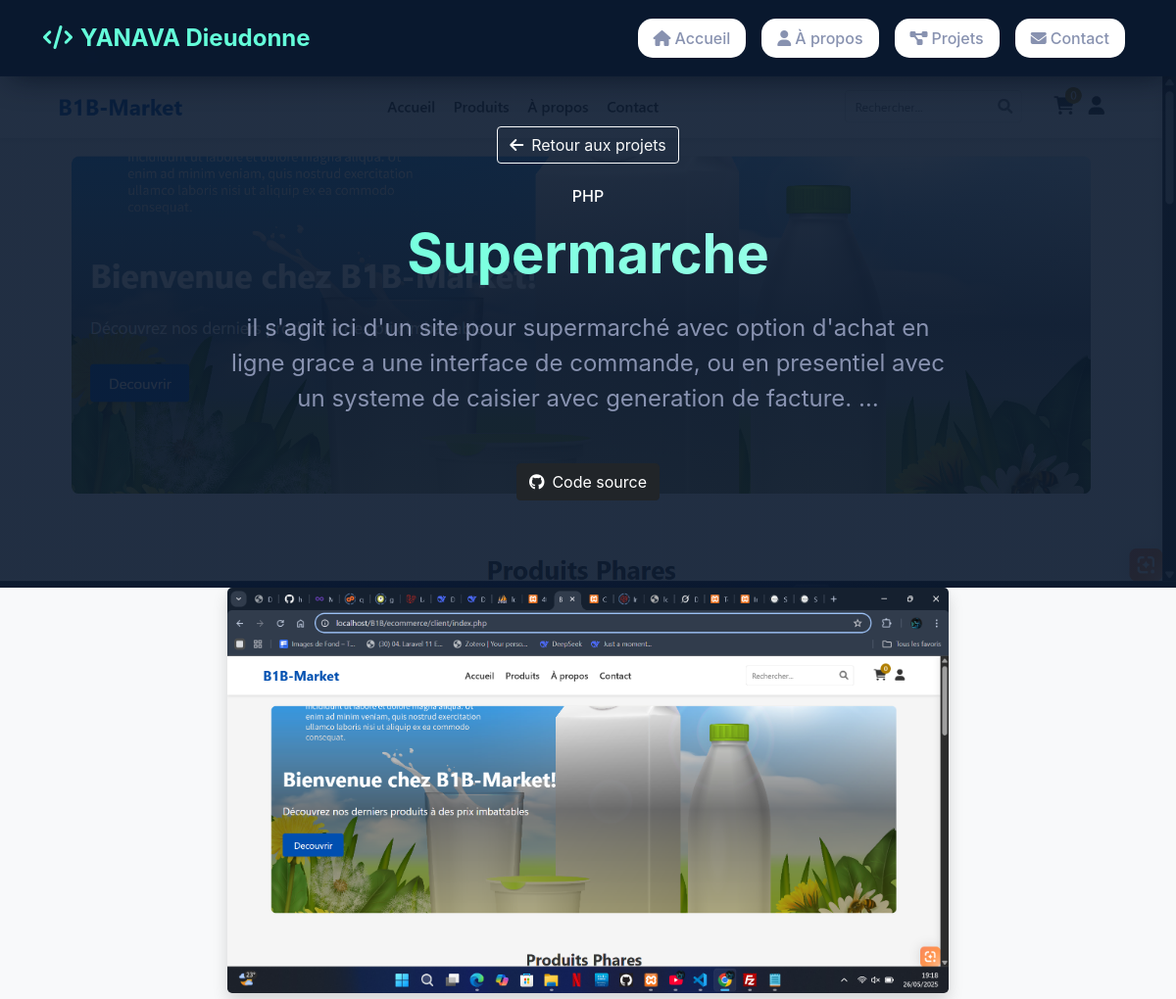
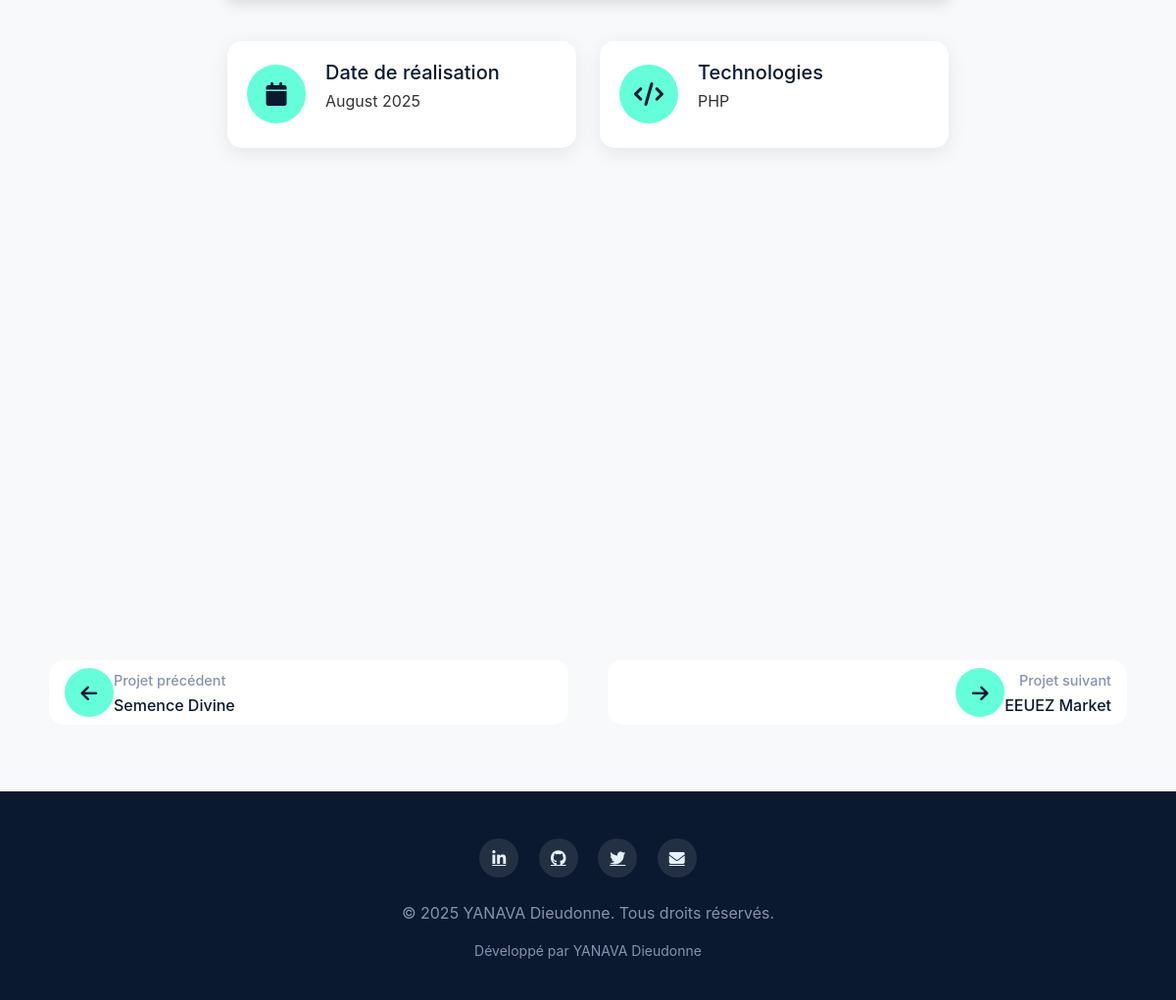
The app's page /project/3/ with its own data (2 pictures, top to bottom).
### portfolio/models.py (models this page shows, shortened)
class Project(models.Model):
    title = models.CharField(max_length=200)
    description = models.TextField()
    technology = models.CharField(max_length=100)
    image = models.ImageField(upload_to='project_images/')
    project_url = models.URLField(blank=True)
    github_url = models.URLField(blank=True)
    created_at = models.DateTimeField(auto_now_add=True)

### portfolio/views.py (the view)
# urls.py: path('project/<int:project_id>/', views.project_detail, name='project_detail'),
def project_detail(request, project_id):
    project = get_object_or_404(Project, id=project_id)
    previous_project = Project.objects.filter(created_at__lt=project.created_at).order_by('-created_at').first()
    next_project = Project.objects.filter(created_at__gt=project.created_at).order_by('created_at').first()
    return render(request, 'project_detail.html', {
        'project': project,
        'previous_project': previous_project,
        'next_project': next_project
    })

### portfolio/templates/project_detail.html (shortened to what this page needs)
{% extends 'base.html' %}
{% load static %}
{% block content %}
<section class="project-detail-hero" style="background: linear-gradient(rgba(10, 25, 47, 0.9), rgba(10, 25, 47, 0.9)), url('{{ project.image.url }}'); background-size: cover; background-position: center;">
    <div class="container">
        <div class="row min-vh-50 align-items-center">
            <div class="col-lg-8 mx-auto text-center text-white fade-in">
                <a href="{% url 'projects' %}" class="btn btn-outline-light mb-4">
                    <i class="fas fa-arrow-left me-2"></i>Retour aux projets
                </a>
                <h6 class="text-accent mb-3">{{ project.technology }}</h6>
                <h1 class="hero-title mb-4">{{ project.title }}</h1>
                <p class="hero-subtitle">{{ project.description|truncatewords:30 }}</p>
                <div class="project-actions mt-5">
                    {% if project.github_url %}
                    <a href="{{ project.github_url }}" target="_blank" class="btn btn-dark">
                        <i class="fab fa-github me-2"></i>Code source
                    </a>
                    {% endif %}
                </div>
            </div>
        </div>
    </div>
</section>
<section class="py-6">
    <div class="container">
        <div class="row">
            <div class="col-lg-8 mx-auto">
                <div class="project-content">
                    <div class="project-image-main mb-5 slide-in-left">
                        <img src="{{ project.image.url }}" alt="{{ project.title }}" class="img-fluid rounded-3 shadow">
                    </div>
                    <div class="project-details">
                        <div class="row mb-5">
                            <div class="col-md-6">
                                <div class="detail-card">
                                    <div class="detail-icon">
                                        <i class="fas fa-calendar"></i>
                                    </div>
                                    <div class="detail-content">
                                        <h5>Date de réalisation</h5>
                                        <p>{{ project.created_at|date:"F Y" }}</p>
                                    </div>
                                </div>
                            </div>
                            <div class="col-md-6">
                                <div class="detail-card">
                                    <div class="detail-icon">
                                        <i class="fas fa-code"></i>
                                    </div>
                                    <div class="detail-content">
                                        <h5>Technologies</h5>
                                        <p>{{ project.technology }}</p>
                                    </div>
                                </div>
                            </div>
                        </div>
                    </div>
                </div>
            </div>
        </div>
    </div>
</section>
<section class="py-5 bg-light">
    <div class="container">
        <div class="project-navigation">
            <div class="row">
                <div class="col-6">
                    {% if previous_project %}
                    <a href="{% url 'project_detail' previous_project.id %}" class="nav-link nav-link-prev">
                        <div class="nav-arrow">
                            <i class="fas fa-arrow-left"></i>
                        </div>
                        <div class="nav-content">
                            <span>Projet précédent</span>
                            <h6>{{ previous_project.title }}</h6>
                        </div>
                    </a>
                    {% endif %}
                </div>
                <div class="col-6 text-end">
                    {% if next_project %}
                    <a href="{% url 'project_detail' next_project.id %}" class="nav-link nav-link-next">
                        <div class="nav-content">
                            <span>Projet suivant</span>
                            <h6>{{ next_project.title }}</h6>
                        </div>
                        <div class="nav-arrow">
                            <i class="fas fa-arrow-right"></i>
                        </div>
                    </a>
                    {% endif %}
                </div>
            </div>
        </div>
    </div>
</section>
{% endblock %}

### portfolio/templates/base.html (style rules this page uses)
:root { --primary-color: #0a192f; --secondary-color: #112240; --accent-color: #64ffda; --text-primary: #e6f1ff; --text-secondary: #8892b0; --light-bg: #f8f9fa; --transition: all 0.25s cubic-bezier(0.645, 0.045, 0.355, 1); }
body { font-family: 'Calibre', 'Inter', 'San Francisco', 'SF Pro Text', -apple-system, system-ui, sans-serif; background-color: var(--light-bg); color: #333; padding-bottom: 70px; }
.nav-link { color: var(--text-secondary) !important; font-weight: 500; margin: 0 0.5rem; padding: 0.5rem 1rem !important; border-radius: 4px; transition: var(--transition); position: relative; }
.nav-link::after { content: ''; position: absolute; bottom: 0; left: 50%; width: 0; height: 2px; background: var(--accent-color); transition: var(--transition); transform: translateX(-50%); }
.fade-in { animation: fadeIn 0.8s ease forwards; }
.slide-in-left { animation: slideInLeft 0.8s ease forwards; }
.hero-title { font-size: 3.5rem; font-weight: 700; margin-bottom: 1.5rem; background: linear-gradient(45deg, var(--accent-color), #a8ffeb); -webkit-background-clip: text; -webkit-text-fill-color: transparent; }
.hero-subtitle { font-size: 1.5rem; margin-bottom: 2rem; color: var(--text-secondary); }
@media (min-width: 992px) { body { padding-bottom: 0; } }

### portfolio/templates/project_detail.html (style rules this page uses)
.min-vh-50 { min-height: 50vh; }
.project-detail-hero { padding: 120px 0 80px; position: relative; overflow: hidden; }
.project-image-main img { width: 100%; height: auto; transition: transform 0.3s ease; }
.detail-card { display: flex; align-items: center; padding: 20px; background: white; border-radius: 15px; box-shadow: 0 5px 20px rgba(0, 0, 0, 0.08); transition: transform 0.3s ease; height: 100%; }
.detail-icon { width: 60px; height: 60px; border-radius: 50%; background: var(--accent-color); color: var(--primary-color); display: flex; align-items: center; justify-content: center; font-size: 1.5rem; margin-right: 20px; flex-shrink: 0; }
.detail-content h5 { color: var(--primary-color); margin-bottom: 5px; }
.project-navigation { padding: 20px 0; }
.nav-link { display: flex; align-items: center; padding: 20px; background: white; border-radius: 15px; text-decoration: none; color: inherit; transition: all 0.3s ease; height: 100%; }
.nav-link-prev { text-align: left; }
.nav-link-next { text-align: right; flex-direction: row-reverse; }
.nav-arrow { width: 50px; height: 50px; border-radius: 50%; background: var(--accent-color); color: var(--primary-color); display: flex; align-items: center; justify-content: center; font-size: 1.2rem; flex-shrink: 0; }
.nav-content span { font-size: 0.9rem; color: var(--text-secondary); display: block; margin-bottom: 5px; }
.nav-content h6 { margin: 0; color: var(--primary-color); }

### records on screen
Project: image (picture), technology "PHP", title "Supermarche", description "il s'agit ici d'un site pour supermarché avec option d'achat en ligne grace a une interface de commande, ou en presentiel avec un systeme de caisier avec generation de facture. …", created_at "August 2025"
Project: title "Semence Divine"
Project: title "EEUEZ Market"
